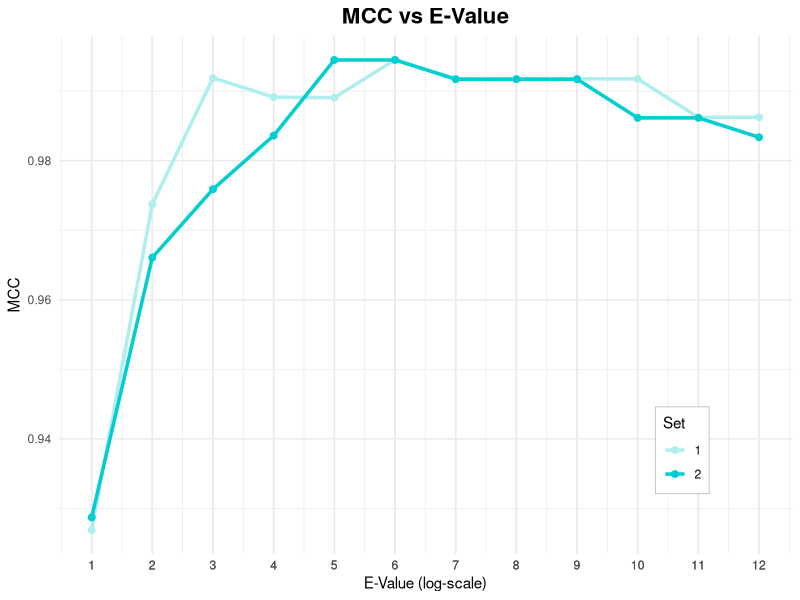

This figure's R source:
library(ggplot2)
data <- read.csv("MCC.csv", sep=";")
ggplot(data, aes(x = E.Value, y = MCC, color = factor(Set), group = Set)) +
  geom_line(size = 1.2) +
  geom_point(size = 2) +
  scale_x_continuous(breaks = data$E.Value) + 
  scale_color_manual(values = c("paleturquoise", "darkturquoise")) +  
  labs(title = "MCC vs E-Value",
       x = "E-Value (log-scale)",
       y = "MCC",
       color = "Set") +
  theme_minimal() +
  theme(
    plot.title = element_text(hjust = 0.5, size = 16, face = "bold"), 
    legend.position = c(0.85, 0.2), 
    legend.background = element_rect(fill = "white", color = "gray", size = 0.3)
  )
